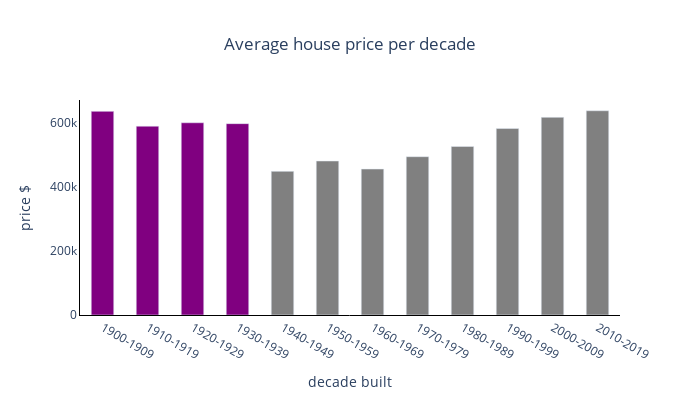

Write notebook code for a chart like this one.
### Markdown cell above
Created a bar chart of average price per decade, when the house was build. 
Bars that are considered historic are marked in purple.

### Code cell
#group by decade built in and calculate average prize
avg_price_per_decade  = df_converted.groupby('decade_built')['price'].mean().reset_index()

#defining a color map manually
color_map = {'1900-1909':'purple', '1910-1919':'purple', '1920-1929':'purple', '1930-1939':'purple',
             '1940-1949':'grey', '1950-1959':'grey', '1960-1969':'grey', '1970-1979':'grey',
             '1980-1989':'grey', '1990-1999':'grey', '2000-2009':'grey', '2010-2019':'grey'}

#plot a bargraph with historic houses highlighted. Historic defined as older than my client. historic < 1940 yr.
fig_avg_price_per_decade = px.bar(avg_price_per_decade, x='decade_built', y='price',
                                  title='Average house price per decade',
                                  labels = {'decade_built': 'decade built', 'price': 'price $'},
                                  color='decade_built', color_discrete_map=color_map)

fig_avg_price_per_decade.update_layout(title_x=0.5,
                                       width=700,
                                       height=400,
                                       bargap=0.5,
                                       xaxis=dict(showgrid=False, zeroline=True, linecolor='black'),
                                       yaxis=dict(showgrid=False, zeroline=True, linecolor='black'),
                                       showlegend=False,
                                       plot_bgcolor='rgba(0,0,0,0)')
fig_avg_price_per_decade.show()

### Figure 1 — Plotly figure (JSON) as saved in the notebook; plotly's stock layout.template omitted (floating-point values rounded to 4 significant figures)
{"data": [{"alignmentgroup": "True", "hovertemplate": "decade built=%{x}<br>price $=%{y}<extra></extra>", "legendgroup": "1900-1909", "marker": {"color": "purple", "pattern": {"shape": ""}}, "name": "1900-1909", "offsetgroup": "1900-1909", "orientation": "v", "showlegend": true, "textposition": "auto", "type": "bar", "x": ["1900-1909"], "xaxis": "x", "y": [636300.0], "yaxis": "y"}, {"alignmentgroup": "True", "hovertemplate": "decade built=%{x}<br>price $=%{y}<extra></extra>", "legendgroup": "1910-1919", "marker": {"color": "purple", "pattern": {"shape": ""}}, "name": "1910-1919", "offsetgroup": "1910-1919", "orientation": "v", "showlegend": true, "textposition": "auto", "type": "bar", "x": ["1910-1919"], "xaxis": "x", "y": [589900.0], "yaxis": "y"}, {"alignmentgroup": "True", "hovertemplate": "decade built=%{x}<br>price $=%{y}<extra></extra>", "legendgroup": "1920-1929", "marker": {"color": "purple", "pattern": {"shape": ""}}, "name": "1920-1929", "offsetgroup": "1920-1929", "orientation": "v", "showlegend": true, "textposition": "auto", "type": "bar", "x": ["1920-1929"], "xaxis": "x", "y": [600600.0], "yaxis": "y"}, {"alignmentgroup": "True", "hovertemplate": "decade built=%{x}<br>price $=%{y}<extra></extra>", "legendgroup": "1930-1939", "marker": {"color": "purple", "pattern": {"shape": ""}}, "name": "1930-1939", "offsetgroup": "1930-1939", "orientation": "v", "showlegend": true, "textposition": "auto", "type": "bar", "x": ["1930-1939"], "xaxis": "x", "y": [597900.0], "yaxis": "y"}, {"alignmentgroup": "True", "hovertemplate": "decade built=%{x}<br>price $=%{y}<extra></extra>", "legendgroup": "1940-1949", "marker": {"color": "grey", "pattern": {"shape": ""}}, "name": "1940-1949", "offsetgroup": "1940-1949", "orientation": "v", "showlegend": true, "textposition": "auto", "type": "bar", "x": ["1940-1949"], "xaxis": "x", "y": [448800.0], "yaxis": "y"}, {"alignmentgroup": "True", "hovertemplate": "decade built=%{x}<br>price $=%{y}<extra></extra>", "legendgroup": "1950-1959", "marker": {"color": "grey", "pattern": {"shape": ""}}, "name": "1950-1959", "offsetgroup": "1950-1959", "orientation": "v", "showlegend": true, "textposition": "auto", "type": "bar", "x": ["1950-1959"], "xaxis": "x", "y": [481200.0], "yaxis": "y"}, {"alignmentgroup": "True", "hovertemplate": "decade built=%{x}<br>price $=%{y}<extra></extra>", "legendgroup": "1960-1969", "marker": {"color": "grey", "pattern": {"shape": ""}}, "name": "1960-1969", "offsetgroup": "1960-1969", "orientation": "v", "showlegend": true, "textposition": "auto", "type": "bar", "x": ["1960-1969"], "xaxis": "x", "y": [456100.0], "yaxis": "y"}, {"alignmentgroup": "True", "hovertemplate": "decade built=%{x}<br>price $=%{y}<extra></extra>", "legendgroup": "1970-1979", "marker": {"color": "grey", "pattern": {"shape": ""}}, "name": "1970-1979", "offsetgroup": "1970-1979", "orientation": "v", "showlegend": true, "textposition": "auto", "type": "bar", "x": ["1970-1979"], "xaxis": "x", "y": [494700.0], "yaxis": "y"}, {"alignmentgroup": "True", "hovertemplate": "decade built=%{x}<br>price $=%{y}<extra></extra>", "legendgroup": "1980-1989", "marker": {"color": "grey", "pattern": {"shape": ""}}, "name": "1980-1989", "offsetgroup": "1980-1989", "orientation": "v", "showlegend": true, "textposition": "auto", "type": "bar", "x": ["1980-1989"], "xaxis": "x", "y": [526600.0], "yaxis": "y"}, {"alignmentgroup": "True", "hovertemplate": "decade built=%{x}<br>price $=%{y}<extra></extra>", "legendgroup": "1990-1999", "marker": {"color": "grey", "pattern": {"shape": ""}}, "name": "1990-1999", "offsetgroup": "1990-1999", "orientation": "v", "showlegend": true, "textposition": "auto", "type": "bar", "x": ["1990-1999"], "xaxis": "x", "y": [582600.0], "yaxis": "y"}, {"alignmentgroup": "True", "hovertemplate": "decade built=%{x}<br>price $=%{y}<extra></extra>", "legendgroup": "2000-2009", "marker": {"color": "grey", "pattern": {"shape": ""}}, "name": "2000-2009", "offsetgroup": "2000-2009", "orientation": "v", "showlegend": true, "textposition": "auto", "type": "bar", "x": ["2000-2009"], "xaxis": "x", "y": [617700.0], "yaxis": "y"}, {"alignmentgroup": "True", "hovertemplate": "decade built=%{x}<br>price $=%{y}<extra></extra>", "legendgroup": "2010-2019", "marker": {"color": "grey", "pattern": {"shape": ""}}, "name": "2010-2019", "offsetgroup": "2010-2019", "orientation": "v", "showlegend": true, "textposition": "auto", "type": "bar", "x": ["2010-2019"], "xaxis": "x", "y": [638200.0], "yaxis": "y"}], "layout": {"bargap": 0.5, "barmode": "relative", "height": 400, "legend": {"title": {"text": "decade built"}, "tracegroupgap": 0}, "plot_bgcolor": "rgba(0,0,0,0)", "showlegend": false, "title": {"text": "Average house price per decade", "x": 0.5}, "width": 700, "xaxis": {"anchor": "y", "categoryarray": ["1900-1909", "1910-1919", "1920-1929", "1930-1939", "1940-1949", "1950-1959", "1960-1969", "1970-1979", "1980-1989", "1990-1999", "2000-2009", "2010-2019"], "categoryorder": "array", "domain": [0, 1], "linecolor": "black", "showgrid": false, "title": {"text": "decade built"}, "zeroline": true}, "yaxis": {"anchor": "x", "domain": [0, 1], "linecolor": "black", "showgrid": false, "title": {"text": "price $"}, "zeroline": true}}}
